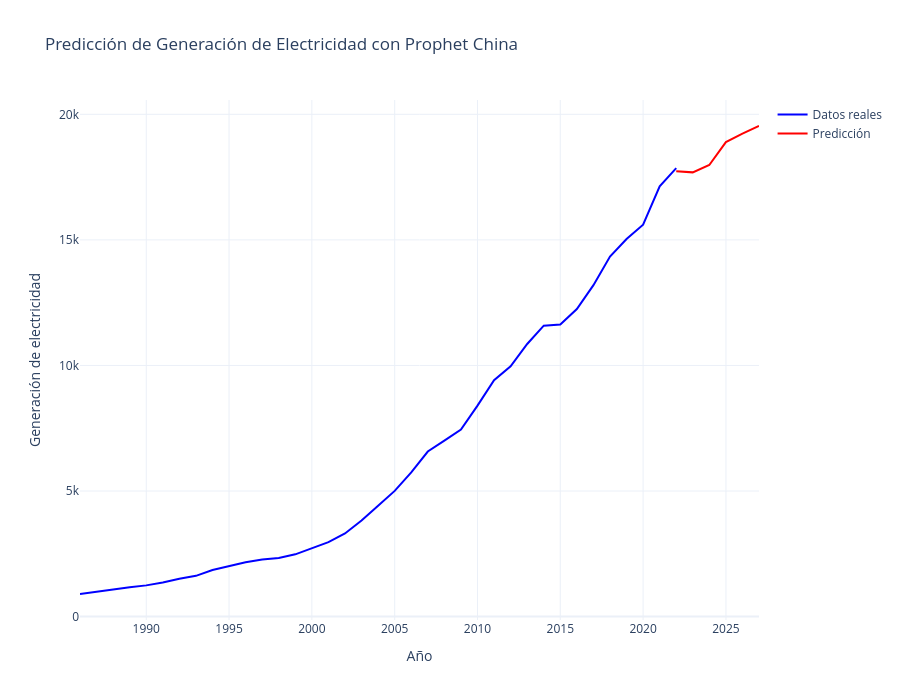

Notebook code cell kept with this figure:
### Code cell
lugar='China'
prophet(data_1986,lugar)
